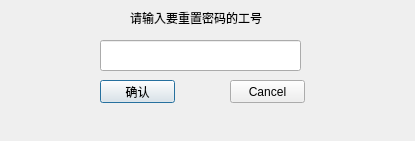
<?xml version="1.0" encoding="UTF-8"?>
<ui version="4.0">
 <class>Dialog</class>
 <widget class="QDialog" name="Dialog">
  <property name="enabled">
   <bool>true</bool>
  </property>
  <property name="geometry">
   <rect>
    <x>0</x>
    <y>0</y>
    <width>415</width>
    <height>141</height>
   </rect>
  </property>
  <property name="windowTitle">
   <string>Dialog</string>
  </property>
  <property name="sizeGripEnabled">
   <bool>false</bool>
  </property>
  <widget class="QLineEdit" name="lineEdit">
   <property name="geometry">
    <rect>
     <x>100</x>
     <y>40</y>
     <width>201</width>
     <height>31</height>
    </rect>
   </property>
  </widget>
  <widget class="QPushButton" name="pushButton">
   <property name="enabled">
    <bool>true</bool>
   </property>
   <property name="geometry">
    <rect>
     <x>100</x>
     <y>80</y>
     <width>75</width>
     <height>23</height>
    </rect>
   </property>
   <property name="toolTip">
    <string>点击确认后开始重置域帐号的密码</string>
   </property>
   <property name="text">
    <string>确认</string>
   </property>
   <property name="autoDefault">
    <bool>true</bool>
   </property>
   <property name="default">
    <bool>true</bool>
   </property>
  </widget>
  <widget class="QPushButton" name="pushButton_2">
   <property name="geometry">
    <rect>
     <x>230</x>
     <y>80</y>
     <width>75</width>
     <height>23</height>
    </rect>
   </property>
   <property name="text">
    <string>Cancel</string>
   </property>
  </widget>
  <widget class="QLabel" name="label">
   <property name="geometry">
    <rect>
     <x>130</x>
     <y>10</y>
     <width>151</width>
     <height>16</height>
    </rect>
   </property>
   <property name="midLineWidth">
    <number>0</number>
   </property>
   <property name="text">
    <string>请输入要重置密码的工号</string>
   </property>
  </widget>
 </widget>
 <resources/>
 <connections>
  <connection>
   <sender>pushButton_2</sender>
   <signal>clicked()</signal>
   <receiver>Dialog</receiver>
   <slot>close()</slot>
   <hints>
    <hint type="sourcelabel">
     <x>267</x>
     <y>91</y>
    </hint>
    <hint type="destinationlabel">
     <x>207</x>
     <y>70</y>
    </hint>
   </hints>
  </connection>
 </connections>
</ui>
